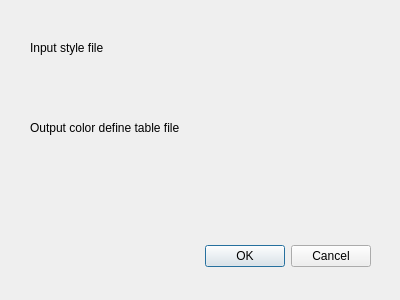
<?xml version="1.0" encoding="UTF-8"?>
<ui version="4.0">
 <class>CreateColorDefTableDialogBase</class>
 <widget class="QDialog" name="CreateColorDefTableDialogBase">
  <property name="geometry">
   <rect>
    <x>0</x>
    <y>0</y>
    <width>400</width>
    <height>300</height>
   </rect>
  </property>
  <property name="windowTitle">
   <string>CreateColorDefTable</string>
  </property>
  <widget class="QDialogButtonBox" name="button_box">
   <property name="geometry">
    <rect>
     <x>30</x>
     <y>240</y>
     <width>341</width>
     <height>32</height>
    </rect>
   </property>
   <property name="orientation">
    <enum>Qt::Horizontal</enum>
   </property>
   <property name="standardButtons">
    <set>QDialogButtonBox::Cancel|QDialogButtonBox::Ok</set>
   </property>
  </widget>
  <widget class="QgsFileWidget" name="mQgsFileWidget">
   <property name="geometry">
    <rect>
     <x>50</x>
     <y>80</y>
     <width>291</width>
     <height>27</height>
    </rect>
   </property>
   <property name="dialogTitle">
    <string>select q,ml file</string>
   </property>
  </widget>
  <widget class="QgsFileWidget" name="mQgsFileWidget_2">
   <property name="geometry">
    <rect>
     <x>50</x>
     <y>150</y>
     <width>281</width>
     <height>27</height>
    </rect>
   </property>
   <property name="storageMode">
    <enum>QgsFileWidget::SaveFile</enum>
   </property>
  </widget>
  <widget class="QLabel" name="label">
   <property name="geometry">
    <rect>
     <x>30</x>
     <y>40</y>
     <width>131</width>
     <height>16</height>
    </rect>
   </property>
   <property name="text">
    <string>Input style file</string>
   </property>
  </widget>
  <widget class="QLabel" name="label_2">
   <property name="geometry">
    <rect>
     <x>30</x>
     <y>120</y>
     <width>201</width>
     <height>16</height>
    </rect>
   </property>
   <property name="text">
    <string>Output color define table file</string>
   </property>
  </widget>
 </widget>
 <customwidgets>
  <customwidget>
   <class>QgsFileWidget</class>
   <extends>QWidget</extends>
   <header>qgsfilewidget.h</header>
  </customwidget>
 </customwidgets>
 <resources/>
 <connections>
  <connection>
   <sender>button_box</sender>
   <signal>accepted()</signal>
   <receiver>CreateColorDefTableDialogBase</receiver>
   <slot>accept()</slot>
   <hints>
    <hint type="sourcelabel">
     <x>20</x>
     <y>20</y>
    </hint>
    <hint type="destinationlabel">
     <x>20</x>
     <y>20</y>
    </hint>
   </hints>
  </connection>
  <connection>
   <sender>button_box</sender>
   <signal>rejected()</signal>
   <receiver>CreateColorDefTableDialogBase</receiver>
   <slot>reject()</slot>
   <hints>
    <hint type="sourcelabel">
     <x>20</x>
     <y>20</y>
    </hint>
    <hint type="destinationlabel">
     <x>20</x>
     <y>20</y>
    </hint>
   </hints>
  </connection>
 </connections>
</ui>
